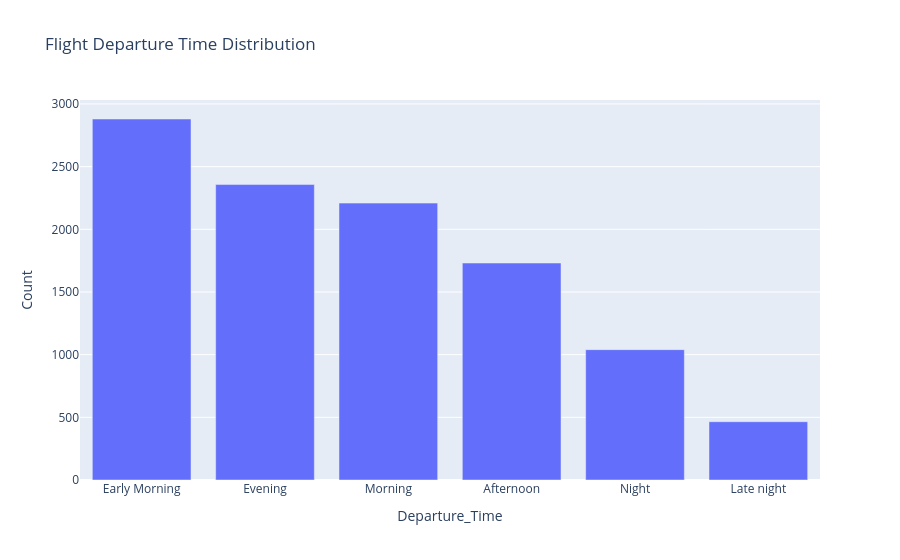

Notebook source saved alongside this figure:
### Code cell
import plotly.express as px

vc = (
    data['Dep_Time_hour']
    .apply(flight_dep_time)
    .value_counts()
    .reset_index()
)

vc.columns = ['Departure_Time', 'Count']

fig = px.bar(
    vc,
    x='Departure_Time',
    y='Count',
    title='Flight Departure Time Distribution'
)

fig.show()

### Figure 1 — Plotly figure (JSON) as saved in the notebook; plotly's stock layout.template omitted (floating-point values rounded to 4 significant figures)
{"data": [{"alignmentgroup": "True", "hovertemplate": "Departure_Time=%{x}<br>Count=%{y}<extra></extra>", "legendgroup": "", "marker": {"color": "#636efa", "pattern": {"shape": ""}}, "name": "", "offsetgroup": "", "orientation": "v", "showlegend": false, "textposition": "auto", "type": "bar", "x": ["Early Morning", "Evening", "Morning", "Afternoon", "Night", "Late night"], "xaxis": "x", "y": [2880, 2357, 2209, 1731, 1040, 465], "yaxis": "y"}], "layout": {"barmode": "relative", "legend": {"tracegroupgap": 0}, "title": {"text": "Flight Departure Time Distribution"}, "xaxis": {"anchor": "y", "domain": [0, 1], "title": {"text": "Departure_Time"}}, "yaxis": {"anchor": "x", "domain": [0, 1], "title": {"text": "Count"}}}}
